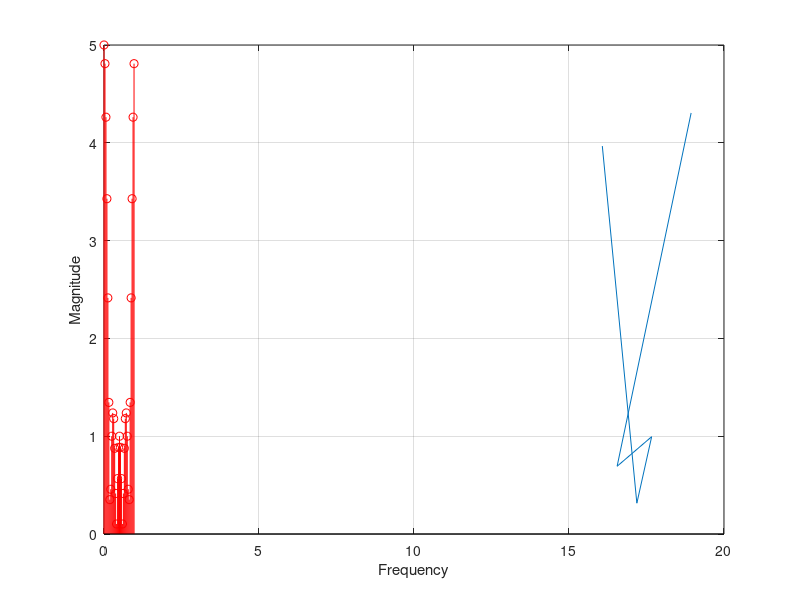

The MATLAB script that drew this image:
clc
clear all
close all
k=0:31
x=[1 1 1 1 1 zeros(1,27)]
[h w]=freqz(x,1,"whole")
plot(w/(2*pi),abs(h))
grid
xlabel("Frequency")
ylabel("Magnitude")
X=fft(x)
hold on
stem(k/32,abs(X),'ro')
grid on
